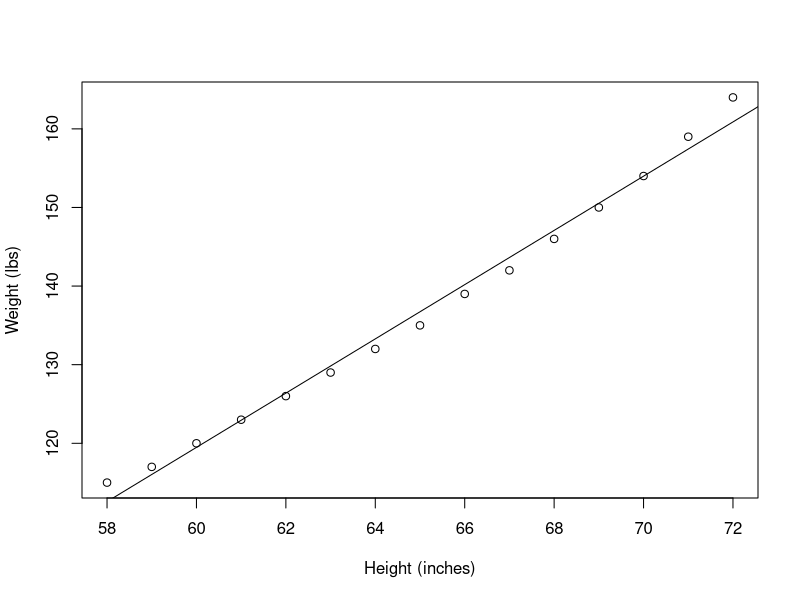
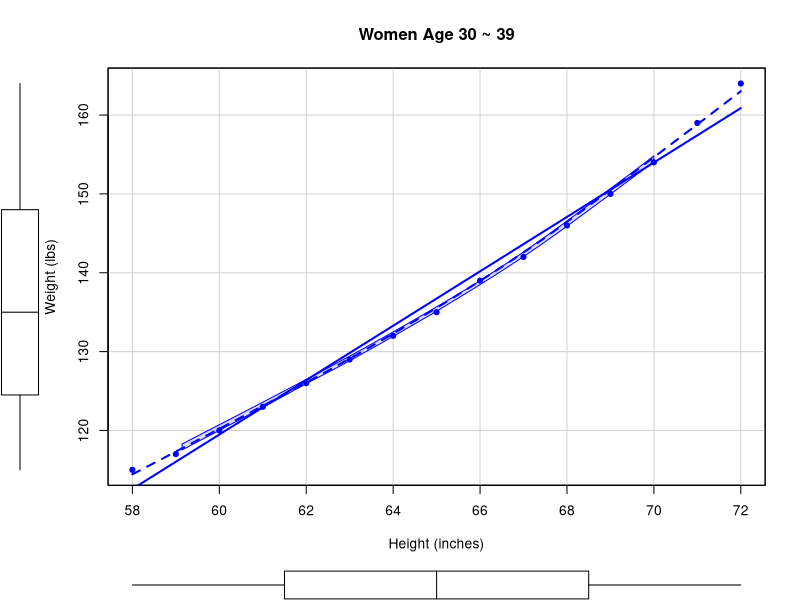
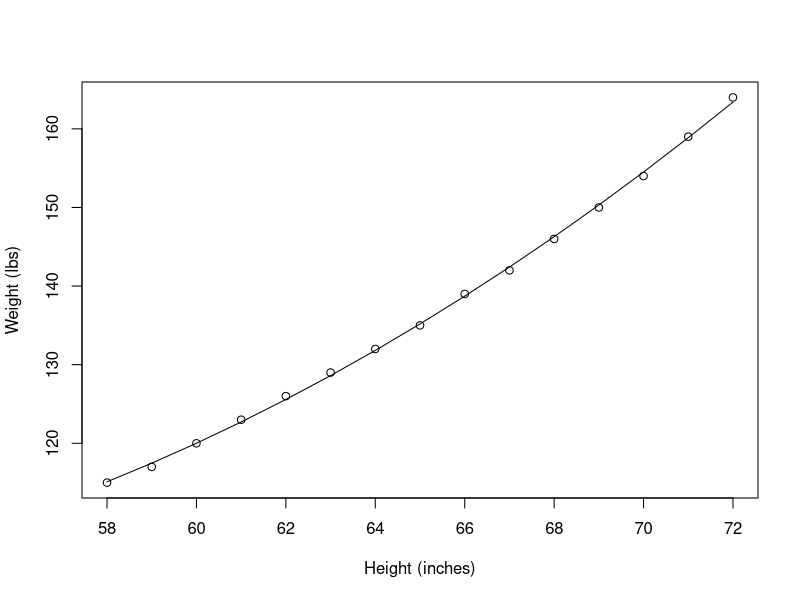

Source code (R) for these figures, in order:
## ---- chunk 1
data(women)
str(women)
## ---- chunk 2
cor(women$height,women$weight)
## ---- chunk 3
cor.test(women$height,women$weight)
## ---- chunk 4
fit1 <- lm(weight~height, data = women)
summary(fit1)
## ---- chunk 5
plot(x = women$height, y = women$weight, 
     xlab = 'Height (inches)', ylab = 'Weight (lbs)')
abline(fit1)
## ---- chunk 6
library(car)
scatterplot(
  weight ~ height, 
  data = women, 
  spread = FALSE, 
  smoother.args = list(lty=2), 
  pch = 19,
  main = 'Women Age 30 ~ 39',
  xlab = 'Height (inches)',
  ylab = 'Weight (lbs)' 
)
## ---- chunk 7
#lty는 ling type
#회귀분석후 그래프까지 나타내줌
#회귀분석 결과를 선으로 나타난다.(평활선(loess)(smoother):모난부분을 부드럽게 해준다.)
#직선보다 더 좋게 만들 수 있다.(회귀모형에 대한 힌트를 준다.)
## ---- chunk 8
fit2 <- lm(weight~height+I(height^2), data = women)
summary(fit2)
## ---- chunk 9
with(data = women, expr = {
  plot(x = height, y = weight, xlab = 'Height (inches)', ylab = 'Weight (lbs)')
  lines(x = height, y = fitted(fit2))
})
